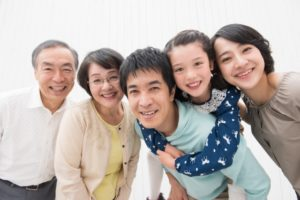
#> input picture ram_utils/faceread_opencv/sample.jpg, 300 x 200 px, given as the content of the folder ram_utils/autoencoder_stuff/patch_infer_diff_back_256/color/, which was not available
$ python morphology_transformations.py
#> lines starting #> are read from the running program, lines starting #| are printed output that depends on the picture; after the words box and inside, x2 and y2 are one past the last pixel; in counts of white or black regions, pixels touching at a corner belong together; pictures that were not available may be replaced by others from this repository, and a replacement may not be noted

import cv2
import numpy as np
import argparse
import os
from tqdm import tqdm
src = None
erosion_size = 0
max_elem = 2
max_kernel_size = 21
title_trackbar_element_shape = 'Element:\n 0: Rect \n 1: Cross \n 2: Ellipse'
title_trackbar_kernel_size = 'Kernel size:\n 2n +1'
title_erosion_window = 'Erosion Demo'
title_dilation_window = 'Dilation Demo'

def create_dir(dir_name):
    if not os.path.exists(dir_name):
        os.makedirs(dir_name)

def main(image,filename,good_img,output):
#> called with filename = 'sample.jpg'
    img = cv2.imread(image)
#> img is the input picture: shape (200, 300, 3); mean B, G, R 170.9, 176.2, 186.1
    img_good = cv2.imread(os.path.join(good_img,filename))
    img_good = cv2.resize(img_good,(256,256))
    # print("img", img.shape)
    # print("img", img_good.shape)
    # exit()
    #
    #
    #
    # kernel1 = np.ones((3,3), np.uint8)
    # #

    kernel1 = np.ones((5,5), np.uint8)
    kernel2 = np.ones((7,7), np.uint8)
    kernel2e = np.ones((6,6), np.uint8)
    kernel3 = np.ones((8,8), np.uint8)
    # [4 lines of commented-out code are left out]

    img_erosion = cv2.erode(img, kernel1, iterations=1)
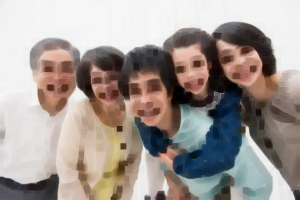
#> img_erosion: shape (200, 300, 3); mean B, G, R 147.8, 153.1, 162.6
    img_dilation = cv2.dilate(img_erosion, kernel2, iterations=1)
    img_dilation = cv2.dilate(img_dilation, kernel3, iterations=1)
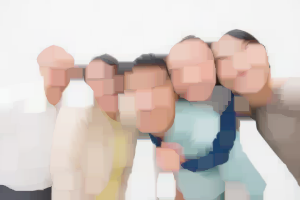
#> img_dilation: shape (200, 300, 3); mean B, G, R 194, 199.5, 210
    img_erosion = cv2.erode(img_dilation, kernel2e, iterations=1)
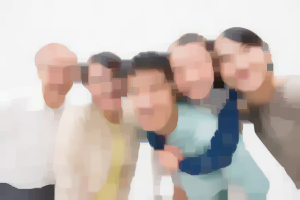
#> img_erosion: shape (200, 300, 3); mean B, G, R 183.1, 188.6, 199.2

    # [10 lines of commented-out code are left out]
    img_gray = cv2.cvtColor(img_erosion,cv2.COLOR_BGR2GRAY)
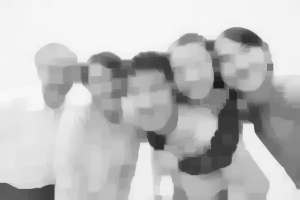
#> img_gray: shape (200, 300); min 27, max 249, mean 191.1

    # img_gray = cv2.cvtColor(img_dilation,cv2.COLOR_BGR2GRAY)
    #apply binary thresholding

    ret,thresh =cv2.threshold(img_gray,15,255,cv2.THRESH_BINARY)
#> thresh: shape (200, 300); every value is 255

    contours, hierarchy = cv2.findContours(thresh, cv2.RETR_TREE, cv2.CHAIN_APPROX_SIMPLE)
#> contours = [[[0, 0], [0, 199], [299, 199], [299, 0]]]
    # print(contours)
    img_contour = img_dilation.copy()
    img_contour_all = img_dilation.copy()

    #createempty mask
    mask = np.zeros(img_contour.shape[:2],dtype=img_contour.dtype)
    # create contours with area
    # img_contour[img_contour>25] = 255
    for c in contours:
        if cv2.contourArea(c)>100:
            x,y,w,h = cv2.boundingRect(c)
            cv2.drawContours(mask,[c],0,(255),2)
            cv2.drawContours(img_good,[c],0,(255),2)
            cv2.drawContours(img_contour,[c],0,(255),2)

        if cv2.contourArea(c)>0:
            x,y,w,h = cv2.boundingRect(c)
            # cv2.drawContours(mask,[c],0,(255),2)
            # cv2.drawContours(img_good,[c],0,(255),2)
            cv2.drawContours(img_contour_all,[c],0,(255),2)
#> this loop made 1 pass
#> (c, x, y, w, h) on pass 1: ([[0, 0], [0, 199], [299, 199], [299, 0]], 0, 0, 300, 200)
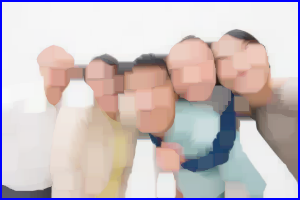
#> img_contour: shape (200, 300, 3); 3.31% of pixels changed, all inside (x1, y1, x2, y2) = (0, 0, 300, 200)
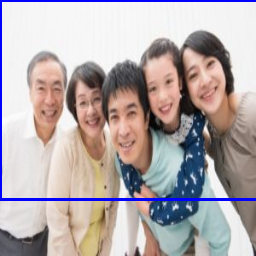
#> img_good: shape (256, 256, 3); mean B, G, R 172.1, 170.7, 180.6
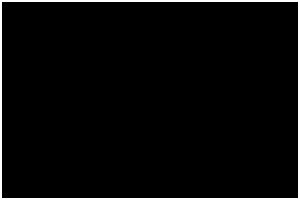
#> mask: shape (200, 300); 3.3% white; 1 white region, box (x1, y1, x2, y2) and area: (0, 0, 300, 200) 1984

    # [19 lines of commented-out code are left out]
    print("output",output)

    cv2.imwrite(os.path.join(output,filename), img_good)

    # [5 lines of commented-out code are left out]


if __name__ == "__main__":
    datatype = ["color","thread","hole","cut","metal_contamination","good_test"]
    # picked_dir = datatype[1]

    # datatype = ["good"]
    output = "/home/pasonatech/workplace_new/ram_utils/ram_utils/autoencoder_stuff/morphological_inference_result"
    for picked_dir in tqdm(datatype):
        if picked_dir == "good":
            good_img_dir = "/home/nabu/workspace/pytorch_env/deepNN_py/data_set/carpet/train/good"
        else:
            good_img_dir = f"/home/pasonatech/ram_backup/workspace/deepNN_py/data_set/carpet/test/{picked_dir}"
        input_dir = f"/home/pasonatech/workplace_new/ram_utils/ram_utils/autoencoder_stuff/patch_infer_diff_back_256/{picked_dir}/"

        output_dir = os.path.join(output,picked_dir)
        create_dir(output_dir)
        if input_dir is None:
            print("Could not open or find the image:",input_dir)
            exit(0)
        img_list = os.listdir(input_dir)
        for i in tqdm(img_list):

            input_img_path = os.path.join(input_dir,i)
            print(input_img_path)
            print(good_img_dir)
            main(input_img_path,i,good_img_dir,output_dir)
